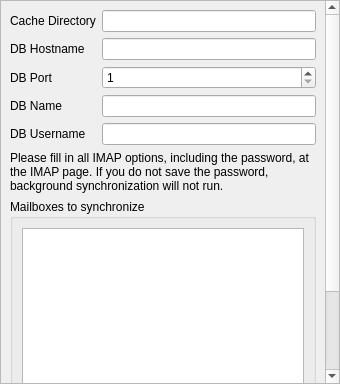
<?xml version="1.0" encoding="UTF-8"?>
<ui version="4.0">
 <class>XtConnectPage</class>
 <widget class="QScrollArea" name="XtConnectPage">
  <property name="geometry">
   <rect>
    <x>0</x>
    <y>0</y>
    <width>340</width>
    <height>384</height>
   </rect>
  </property>
  <property name="frameShadow">
   <enum>QFrame::Plain</enum>
  </property>
  <property name="widgetResizable">
   <bool>true</bool>
  </property>
  <widget class="QWidget" name="scrollAreaWidgetContents">
   <property name="geometry">
    <rect>
     <x>0</x>
     <y>-176</y>
     <width>323</width>
     <height>558</height>
    </rect>
   </property>
   <layout class="QFormLayout" name="formLayout">
    <property name="fieldGrowthPolicy">
     <enum>QFormLayout::AllNonFixedFieldsGrow</enum>
    </property>
    <item row="1" column="0">
     <widget class="QLabel" name="cacheDirLabel">
      <property name="text">
       <string>Cache Directory</string>
      </property>
     </widget>
    </item>
    <item row="1" column="1">
     <widget class="QLineEdit" name="cacheDir"/>
    </item>
    <item row="3" column="0">
     <widget class="QLabel" name="hostNameLabel">
      <property name="text">
       <string>DB Hostname</string>
      </property>
     </widget>
    </item>
    <item row="4" column="0">
     <widget class="QLabel" name="portLabel">
      <property name="text">
       <string>DB Port</string>
      </property>
     </widget>
    </item>
    <item row="5" column="0">
     <widget class="QLabel" name="dbNameLabel">
      <property name="text">
       <string>DB Name</string>
      </property>
     </widget>
    </item>
    <item row="6" column="0">
     <widget class="QLabel" name="usernameLabel">
      <property name="text">
       <string>DB Username</string>
      </property>
     </widget>
    </item>
    <item row="4" column="1">
     <widget class="QSpinBox" name="port">
      <property name="minimum">
       <number>1</number>
      </property>
      <property name="maximum">
       <number>65535</number>
      </property>
     </widget>
    </item>
    <item row="3" column="1">
     <widget class="QLineEdit" name="hostName"/>
    </item>
    <item row="5" column="1">
     <widget class="QLineEdit" name="dbName"/>
    </item>
    <item row="6" column="1">
     <widget class="QLineEdit" name="username"/>
    </item>
    <item row="7" column="0" colspan="2">
     <widget class="QLabel" name="imapPasswordWarning">
      <property name="text">
       <string>Please fill in all IMAP options, including the password, at the IMAP page. If you do not save the password, background synchronization will not run.</string>
      </property>
      <property name="wordWrap">
       <bool>true</bool>
      </property>
     </widget>
    </item>
    <item row="9" column="0">
     <widget class="QLabel" name="debugLogLabel">
      <property name="text">
       <string>Debugging</string>
      </property>
     </widget>
    </item>
    <item row="9" column="1">
     <widget class="QCheckBox" name="debugLog">
      <property name="text">
       <string/>
      </property>
     </widget>
    </item>
    <item row="10" column="0" colspan="2">
     <widget class="QPushButton" name="runXTupleSync">
      <property name="text">
       <string>Run xTuple Synchronization</string>
      </property>
     </widget>
    </item>
    <item row="8" column="0" colspan="2">
     <widget class="QGroupBox" name="mailboxesToSynchronizeGroupBox">
      <property name="title">
       <string>Mailboxes to synchronize</string>
      </property>
      <layout class="QVBoxLayout" name="mailboxesToSynchronizeVBoxLayout">
       <item>
        <widget class="QListWidget" name="mailboxes">
         <property name="toolTip">
          <string>Please use context menu inside the main application to select mailboxes to synchronize</string>
         </property>
        </widget>
       </item>
      </layout>
     </widget>
    </item>
   </layout>
  </widget>
 </widget>
 <tabstops>
  <tabstop>cacheDir</tabstop>
  <tabstop>hostName</tabstop>
  <tabstop>port</tabstop>
  <tabstop>dbName</tabstop>
  <tabstop>username</tabstop>
  <tabstop>mailboxes</tabstop>
  <tabstop>debugLog</tabstop>
  <tabstop>runXTupleSync</tabstop>
 </tabstops>
 <resources/>
 <connections/>
</ui>
